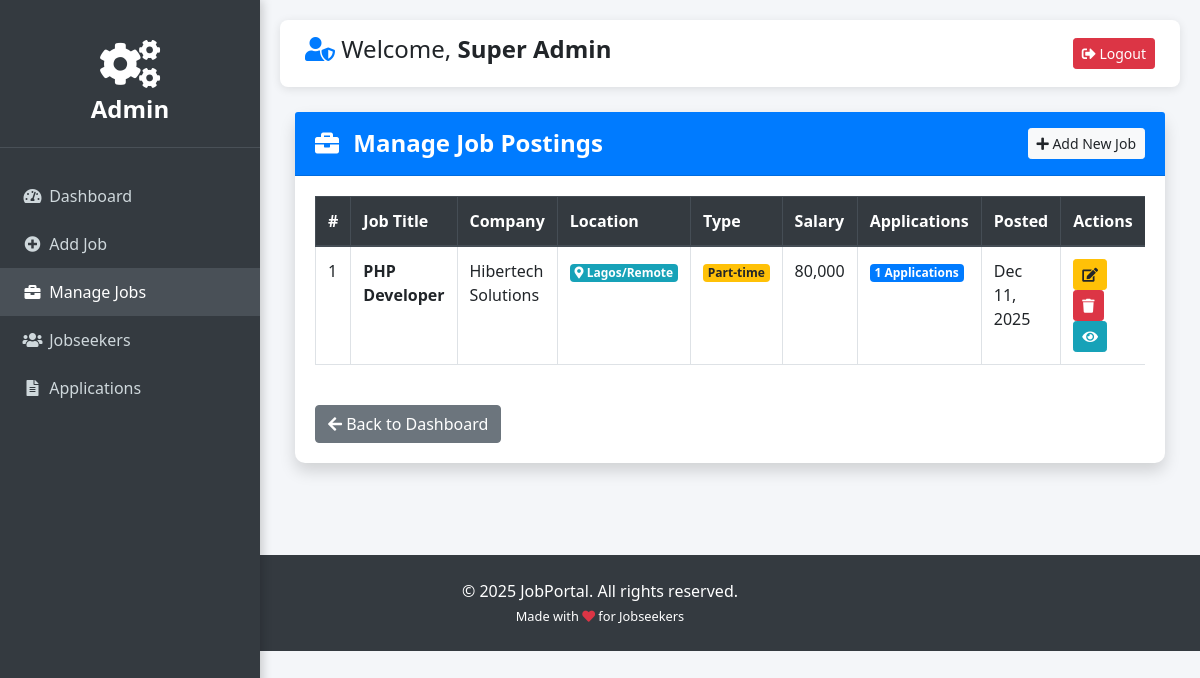
Screenshot of /admin/manage-jobs.php (signed in) with the database file from the repository.
### tables this page shows
CREATE TABLE IF NOT EXISTS `users` (
  `id` int NOT NULL AUTO_INCREMENT,
  `fullname` varchar(100) DEFAULT NULL,
  `username` varchar(50) NOT NULL,
  `email` varchar(100) NOT NULL,
  `phone` varchar(20) DEFAULT NULL,
  `location` varchar(100) DEFAULT NULL,
  `experience` varchar(50) DEFAULT NULL,
  `education` varchar(100) DEFAULT NULL,
  `skills` text,
  `password` varchar(255) NOT NULL,
  `role` enum('user','admin') DEFAULT 'user',
  `created_at` timestamp NULL DEFAULT CURRENT_TIMESTAMP,
  PRIMARY KEY (`id`),
  UNIQUE KEY `username` (`username`),
  UNIQUE KEY `email` (`email`)
);

CREATE TABLE IF NOT EXISTS `jobs` (
  `id` int NOT NULL AUTO_INCREMENT,
  `title` varchar(100) NOT NULL,
  `company` varchar(100) NOT NULL,
  `location` varchar(100) NOT NULL,
  `description` text NOT NULL,
  `created_at` timestamp NULL DEFAULT CURRENT_TIMESTAMP,
  `salary` varchar(50) DEFAULT 'Not disclosed',
  `type` varchar(50) DEFAULT 'Full-time',
  `experience_level` varchar(50) DEFAULT 'Not specified',
  PRIMARY KEY (`id`)
);

### admin/manage-jobs.php (the view, shortened to what this page needs)
<?php include '../includes/admin-navbar.php'; ?>
<div class="card shadow mb-4">
    <div class="card-header py-3 bg-primary text-white d-flex justify-content-between align-items-center">
        <h4 class="m-0 font-weight-bold">
            <i class="fas fa-briefcase mr-2"></i> Manage Job Postings
        </h4>
        <a href="add-job.php" class="btn btn-light btn-sm">
            <i class="fas fa-plus"></i> Add New Job
        </a>
    </div>
    <div class="card-body">
        <div class="table-responsive">
            <table class="table table-bordered table-hover" id="jobsTable">
                <thead class="thead-dark">
                    <tr>
                        <th>#</th>
                        <th>Job Title</th>
                        <th>Company</th>
                        <th>Location</th>
                        <th>Type</th>
                        <th>Salary</th>
                        <th>Applications</th>
                        <th>Posted</th>
                        <th>Actions</th>
                    </tr>
                </thead>
                <tbody>
                    <?php
                    $sql = "SELECT j.*, COUNT(a.id) as app_count
                            FROM jobs j
                            LEFT JOIN applications a ON j.id = a.job_id
                            GROUP BY j.id
                            ORDER BY j.created_at DESC";
                    $result = $conn->query($sql);
                    if ($result->num_rows > 0):
                        $count = 1;
                        while ($job = $result->fetch_assoc()):
                            ?>
                            <tr>
                                <td><?php echo $count++; ?></td>
                                <td>
                                    <strong><?php echo htmlspecialchars($job['title']); ?></strong>
                                </td>
                                <td><?php echo htmlspecialchars($job['company']); ?></td>
                                <td>
                                    <span class="badge badge-info">
                                        <i class="fas fa-map-marker-alt"></i>
                                        <?php echo htmlspecialchars($job['location']); ?>
                                    </span>
                                </td>
                                <td>
                                    <span class="badge badge-<?php
                                    echo $job['type'] == 'Full-time' ? 'success' :
                                        ($job['type'] == 'Part-time' ? 'warning' :
                                            ($job['type'] == 'Internship' ? 'info' : 'secondary')); ?>">
                                        <?php echo htmlspecialchars($job['type']); ?>
                                    </span>
                                </td>
                                <td><?php echo htmlspecialchars($job['salary'] ?: 'Not disclosed'); ?></td>
                                <td>
                                    <span class="badge badge-primary badge-lg">
                                        <?php echo $job['app_count']; ?> Applications
                                    </span>
                                </td>
                                <td><?php echo date("M j, Y", strtotime($job['created_at'])); ?></td>
                                <td>
                                    <a href="edit-job.php?id=<?php echo $job['id']; ?>" class="btn btn-warning btn-sm"
                                        title="Edit">
                                        <i class="fas fa-edit"></i>
                                    </a>
                                    <a href="delete-job.php?id=<?php echo $job['id']; ?>" class="btn btn-danger btn-sm"
                                        title="Delete">
                                        <i class="fas fa-trash"></i>
                                    </a>
                                    <a href="view-applications.php?job_id=<?php echo $job['id']; ?>" class="btn btn-info btn-sm"
                                        title="View Applications">
                                        <i class="fas fa-eye"></i>
                                    </a>
                                </td>
                            </tr>
                            <?php
                        endwhile;
                    endif; ?>
                </tbody>
            </table>
        </div>
        <div class="mt-4">
            <a href="dashboard.php" class="btn btn-secondary">
                <i class="fas fa-arrow-left"></i> Back to Dashboard
            </a>
        </div>
    </div>
</div>
</div>
</div>
<?php include '../includes/footer.php'; ?>
</body>
</html>

### includes/admin-navbar.php (shortened to what this page needs)
<?php
include 'connect.php';
$admin_name = "Admin";
if (isset($_SESSION['user_id'])) {
    $stmt = $conn->prepare("SELECT fullname, username FROM users WHERE id = ? AND role = 'admin'");
    $stmt->bind_param("i", $_SESSION['user_id']);
    $stmt->execute();
    $result = $stmt->get_result();
    if ($row = $result->fetch_assoc()) {
        $admin_name = $row['fullname'] ?: $row['username'];
    }
}
?>
<!DOCTYPE html>
<html lang="en">
<head>
    <link rel="stylesheet" href="https://stackpath.bootstrapcdn.com/bootstrap/4.5.2/css/bootstrap.min.css">
    <link rel="stylesheet" href="https://cdnjs.cloudflare.com/ajax/libs/font-awesome/5.15.4/css/all.min.css">
    <link rel="stylesheet" href="../assets/css/style.css">
</head>
<body>
<div class="admin-sidebar">
    <div class="logo text-white">
        <i class="fas fa-cogs fa-2x"></i><br>Admin
    </div>
    <nav class="mt-4">
        <a href="dashboard.php" class="nav-link <?php echo basename($_SERVER['PHP_SELF']) == 'dashboard.php' ? 'active' : ''; ?>">
            <i class="fas fa-tachometer-alt"></i> <span class="nav-text">Dashboard</span>
        </a>
        <a href="add-job.php" class="nav-link <?php echo basename($_SERVER['PHP_SELF']) == 'add-job.php' ? 'active' : ''; ?>">
            <i class="fas fa-plus-circle"></i> <span class="nav-text">Add Job</span>
        </a>
        <a href="manage-jobs.php" class="nav-link <?php echo in_array(basename($_SERVER['PHP_SELF']), ['manage-jobs.php', 'edit-job.php', 'delete-job.php']) ? 'active' : ''; ?>">
            <i class="fas fa-briefcase"></i> <span class="nav-text">Manage Jobs</span>
        </a>
        <a href="manage-users.php" class="nav-link <?php echo basename($_SERVER['PHP_SELF']) == 'manage-users.php' ? 'active' : ''; ?>">
            <i class="fas fa-users"></i> <span class="nav-text">Jobseekers</span>
        </a>
        <a href="applications.php" class="nav-link <?php echo basename($_SERVER['PHP_SELF']) == 'applications.php' ? 'active' : ''; ?>">
            <i class="fas fa-file-alt"></i> <span class="nav-text">Applications</span>
        </a>
    </nav>
</div>
<div class="main-content">
    <div class="topbar">
        <h4><i class="fas fa-user-shield text-primary"></i> Welcome, <strong><?php echo htmlspecialchars($admin_name); ?></strong></h4>
        <a href="../logout.php" class="btn btn-danger btn-sm">
            <i class="fas fa-sign-out-alt"></i> Logout
        </a>
    </div>
    <div class="container-fluid">

### assets/css/style.css (style rules this page uses)
.card { border: none; border-radius: 10px; }

### includes/admin-navbar.php (style rules this page uses)
body { background: #f4f6f9; font-family: 'Segoe UI', sans-serif; }
.admin-sidebar { position: fixed; top: 0; left: 0; height: 100vh; width: 260px; background: #343a40; color: white; padding-top: 20px; box-shadow: 2px 0 10px rgba(0,0,0,0.2); z-index: 1000; }
.admin-sidebar .logo { text-align: center; padding: 20px 15px; font-size: 1.5rem; font-weight: bold; border-bottom: 1px solid #495057; }
.admin-sidebar .nav-link { color: #cfd8dc; padding: 12px 20px; border-radius: 0; transition: all 0.3s; }
.admin-sidebar .nav-link:hover, .admin-sidebar .nav-link.active { background: #495057; color: white; }
.admin-sidebar .nav-link i { width: 25px; text-align: center; }
.main-content { margin-left: 260px; padding: 20px; }
.topbar { background: white; padding: 15px 25px; box-shadow: 0 2px 10px rgba(0,0,0,0.1); border-radius: 8px; margin-bottom: 25px; display: flex; justify-content: space-between; align-items: center; }

### rows the page displays
users: fullname "Super Admin"
jobs: title "PHP Developer", company "Hibertech Solutions", location "Lagos/Remote", type "Part-time", salary "80,000", app_count "1", created_at "Dec 11, 2025"
